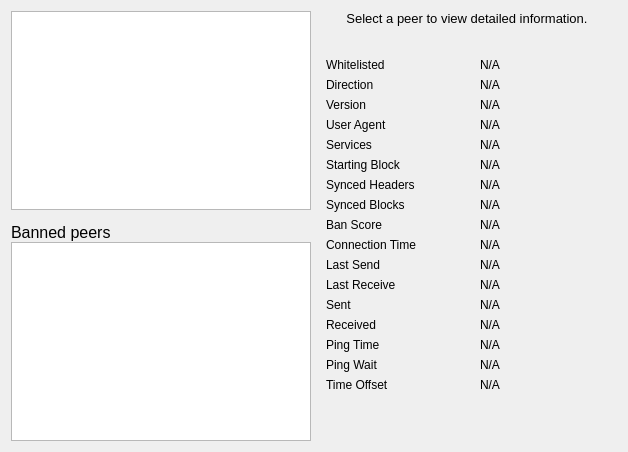
     <widget class="QWidget" name="tab_peers">
      <attribute name="title">
       <string>Peers</string>
      </attribute>
      <layout class="QGridLayout" name="gridLayout_2">
       <item row="0" column="0" rowspan="2">
        <layout class="QVBoxLayout" name="verticalLayout_101">
         <property name="spacing">
          <number>0</number>
         </property>
         <item>
          <widget class="QTableView" name="peerWidget">
           <property name="horizontalScrollBarPolicy">
            <enum>Qt::ScrollBarAsNeeded</enum>
           </property>
           <property name="tabKeyNavigation">
            <bool>false</bool>
           </property>
           <property name="sortingEnabled">
            <bool>true</bool>
           </property>
           <attribute name="horizontalHeaderHighlightSections">
            <bool>false</bool>
           </attribute>
          </widget>
         </item>
         <item>
          <widget class="QLabel" name="banHeading">
           <property name="sizePolicy">
            <sizepolicy hsizetype="Preferred" vsizetype="Minimum">
             <horstretch>0</horstretch>
             <verstretch>0</verstretch>
            </sizepolicy>
           </property>
           <property name="minimumSize">
            <size>
             <width>300</width>
             <height>32</height>
            </size>
           </property>
           <property name="maximumSize">
            <size>
             <width>16777215</width>
             <height>32</height>
            </size>
           </property>
           <property name="font">
            <font>
             <pointsize>12</pointsize>
            </font>
           </property>
           <property name="cursor">
            <cursorShape>IBeamCursor</cursorShape>
           </property>
           <property name="text">
            <string>Banned peers</string>
           </property>
           <property name="alignment">
            <set>Qt::AlignBottom|Qt::AlignLeading|Qt::AlignLeft</set>
           </property>
           <property name="wordWrap">
            <bool>true</bool>
           </property>
           <property name="textInteractionFlags">
            <set>Qt::NoTextInteraction</set>
           </property>
          </widget>
         </item>
         <item>
          <widget class="QTableView" name="banlistWidget">
           <property name="sizePolicy">
            <sizepolicy hsizetype="Expanding" vsizetype="Expanding">
             <horstretch>0</horstretch>
             <verstretch>0</verstretch>
            </sizepolicy>
           </property>
           <property name="horizontalScrollBarPolicy">
            <enum>Qt::ScrollBarAsNeeded</enum>
           </property>
           <property name="tabKeyNavigation">
            <bool>false</bool>
           </property>
           <property name="sortingEnabled">
            <bool>true</bool>
           </property>
           <attribute name="horizontalHeaderHighlightSections">
            <bool>false</bool>
           </attribute>
          </widget>
         </item>
        </layout>
       </item>
       <item row="0" column="1">
        <widget class="QLabel" name="peerHeading">
         <property name="sizePolicy">
          <sizepolicy hsizetype="Preferred" vsizetype="Minimum">
           <horstretch>0</horstretch>
           <verstretch>0</verstretch>
          </sizepolicy>
         </property>
         <property name="minimumSize">
          <size>
           <width>300</width>
           <height>32</height>
          </size>
         </property>
         <property name="font">
          <font>
           <pointsize>10</pointsize>
          </font>
         </property>
         <property name="cursor">
          <cursorShape>IBeamCursor</cursorShape>
         </property>
         <property name="text">
          <string>Select a peer to view detailed information.</string>
         </property>
         <property name="alignment">
          <set>Qt::AlignHCenter|Qt::AlignTop</set>
         </property>
         <property name="wordWrap">
          <bool>true</bool>
         </property>
         <property name="textInteractionFlags">
          <set>Qt::LinksAccessibleByMouse|Qt::TextSelectableByKeyboard|Qt::TextSelectableByMouse</set>
         </property>
        </widget>
       </item>
       <item row="1" column="1">
        <widget class="QWidget" name="detailWidget" native="true">
         <property name="minimumSize">
          <size>
           <width>300</width>
           <height>0</height>
          </size>
         </property>
         <layout class="QGridLayout" name="gridLayout_3">
          <item row="0" column="0">
           <widget class="QLabel" name="label_30">
            <property name="text">
             <string>Whitelisted</string>
            </property>
           </widget>
          </item>
          <item row="0" column="2">
           <widget class="QLabel" name="peerWhitelisted">
            <property name="cursor">
             <cursorShape>IBeamCursor</cursorShape>
            </property>
            <property name="text">
             <string>N/A</string>
            </property>
            <property name="textFormat">
             <enum>Qt::PlainText</enum>
            </property>
            <property name="textInteractionFlags">
             <set>Qt::LinksAccessibleByMouse|Qt::TextSelectableByKeyboard|Qt::TextSelectableByMouse</set>
            </property>
           </widget>
          </item>
          <item row="1" column="0">
           <widget class="QLabel" name="label_23">
            <property name="text">
             <string>Direction</string>
            </property>
           </widget>
          </item>
          <item row="1" column="2">
           <widget class="QLabel" name="peerDirection">
            <property name="cursor">
             <cursorShape>IBeamCursor</cursorShape>
            </property>
            <property name="text">
             <string>N/A</string>
            </property>
            <property name="textFormat">
             <enum>Qt::PlainText</enum>
            </property>
            <property name="textInteractionFlags">
             <set>Qt::LinksAccessibleByMouse|Qt::TextSelectableByKeyboard|Qt::TextSelectableByMouse</set>
            </property>
           </widget>
          </item>
          <item row="2" column="0">
           <widget class="QLabel" name="label_21">
            <property name="text">
             <string>Version</string>
            </property>
           </widget>
          </item>
          <item row="2" column="2">
           <widget class="QLabel" name="peerVersion">
            <property name="cursor">
             <cursorShape>IBeamCursor</cursorShape>
            </property>
            <property name="text">
             <string>N/A</string>
            </property>
            <property name="textFormat">
             <enum>Qt::PlainText</enum>
            </property>
            <property name="textInteractionFlags">
             <set>Qt::LinksAccessibleByMouse|Qt::TextSelectableByKeyboard|Qt::TextSelectableByMouse</set>
            </property>
           </widget>
          </item>
          <item row="3" column="0">
           <widget class="QLabel" name="label_28">
            <property name="text">
             <string>User Agent</string>
            </property>
           </widget>
          </item>
          <item row="3" column="2">
           <widget class="QLabel" name="peerSubversion">
            <property name="cursor">
             <cursorShape>IBeamCursor</cursorShape>
            </property>
            <property name="text">
             <string>N/A</string>
            </property>
            <property name="textFormat">
             <enum>Qt::PlainText</enum>
            </property>
            <property name="textInteractionFlags">
             <set>Qt::LinksAccessibleByMouse|Qt::TextSelectableByKeyboard|Qt::TextSelectableByMouse</set>
            </property>
           </widget>
          </item>
          <item row="4" column="0">
           <widget class="QLabel" name="label_4">
            <property name="text">
             <string>Services</string>
            </property>
           </widget>
          </item>
          <item row="4" column="2">
           <widget class="QLabel" name="peerServices">
            <property name="cursor">
             <cursorShape>IBeamCursor</cursorShape>
            </property>
            <property name="text">
             <string>N/A</string>
            </property>
            <property name="textFormat">
             <enum>Qt::PlainText</enum>
            </property>
            <property name="textInteractionFlags">
             <set>Qt::LinksAccessibleByMouse|Qt::TextSelectableByKeyboard|Qt::TextSelectableByMouse</set>
            </property>
           </widget>
          </item>
          <item row="5" column="0">
           <widget class="QLabel" name="label_29">
            <property name="text">
             <string>Starting Block</string>
            </property>
           </widget>
          </item>
          <item row="5" column="2">
           <widget class="QLabel" name="peerHeight">
            <property name="cursor">
             <cursorShape>IBeamCursor</cursorShape>
            </property>
            <property name="text">
             <string>N/A</string>
            </property>
            <property name="textFormat">
             <enum>Qt::PlainText</enum>
            </property>
            <property name="textInteractionFlags">
             <set>Qt::LinksAccessibleByMouse|Qt::TextSelectableByKeyboard|Qt::TextSelectableByMouse</set>
            </property>
           </widget>
          </item>
          <item row="6" column="0">
           <widget class="QLabel" name="label_27">
            <property name="text">
             <string>Synced Headers</string>
            </property>
           </widget>
          </item>
          <item row="6" column="2">
           <widget class="QLabel" name="peerSyncHeight">
            <property name="cursor">
             <cursorShape>IBeamCursor</cursorShape>
            </property>
            <property name="text">
             <string>N/A</string>
            </property>
            <property name="textFormat">
             <enum>Qt::PlainText</enum>
            </property>
            <property name="textInteractionFlags">
             <set>Qt::LinksAccessibleByMouse|Qt::TextSelectableByKeyboard|Qt::TextSelectableByMouse</set>
            </property>
           </widget>
          </item>
          <item row="7" column="0">
           <widget class="QLabel" name="label_25">
            <property name="text">
             <string>Synced Blocks</string>
            </property>
           </widget>
          </item>
          <item row="7" column="2">
           <widget class="QLabel" name="peerCommonHeight">
            <property name="cursor">
             <cursorShape>IBeamCursor</cursorShape>
            </property>
            <property name="text">
             <string>N/A</string>
            </property>
            <property name="textFormat">
             <enum>Qt::PlainText</enum>
            </property>
            <property name="textInteractionFlags">
             <set>Qt::LinksAccessibleByMouse|Qt::TextSelectableByKeyboard|Qt::TextSelectableByMouse</set>
            </property>
           </widget>
          </item>
          <item row="8" column="0">
           <widget class="QLabel" name="label_24">
            <property name="text">
             <string>Ban Score</string>
            </property>
           </widget>
          </item>
          <item row="8" column="2">
           <widget class="QLabel" name="peerBanScore">
            <property name="cursor">
             <cursorShape>IBeamCursor</cursorShape>
            </property>
            <property name="text">
             <string>N/A</string>
            </property>
            <property name="textFormat">
             <enum>Qt::PlainText</enum>
            </property>
            <property name="textInteractionFlags">
             <set>Qt::LinksAccessibleByMouse|Qt::TextSelectableByKeyboard|Qt::TextSelectableByMouse</set>
            </property>
           </widget>
          </item>
          <item row="9" column="0">
           <widget class="QLabel" name="label_22">
            <property name="text">
             <string>Connection Time</string>
            </property>
           </widget>
          </item>
          <item row="9" column="2">
           <widget class="QLabel" name="peerConnTime">
            <property name="cursor">
             <cursorShape>IBeamCursor</cursorShape>
            </property>
            <property name="text">
             <string>N/A</string>
            </property>
            <property name="textFormat">
             <enum>Qt::PlainText</enum>
            </property>
            <property name="textInteractionFlags">
             <set>Qt::LinksAccessibleByMouse|Qt::TextSelectableByKeyboard|Qt::TextSelectableByMouse</set>
            </property>
           </widget>
          </item>
          <item row="10" column="0">
           <widget class="QLabel" name="label_15">
            <property name="text">
             <string>Last Send</string>
            </property>
           </widget>
          </item>
          <item row="10" column="2">
           <widget class="QLabel" name="peerLastSend">
            <property name="cursor">
             <cursorShape>IBeamCursor</cursorShape>
            </property>
            <property name="text">
             <string>N/A</string>
            </property>
            <property name="textFormat">
             <enum>Qt::PlainText</enum>
            </property>
            <property name="textInteractionFlags">
             <set>Qt::LinksAccessibleByMouse|Qt::TextSelectableByKeyboard|Qt::TextSelectableByMouse</set>
            </property>
           </widget>
          </item>
          <item row="11" column="0">
           <widget class="QLabel" name="label_19">
            <property name="text">
             <string>Last Receive</string>
            </property>
           </widget>
          </item>
          <item row="11" column="2">
           <widget class="QLabel" name="peerLastRecv">
            <property name="cursor">
             <cursorShape>IBeamCursor</cursorShape>
            </property>
            <property name="text">
             <string>N/A</string>
            </property>
            <property name="textFormat">
             <enum>Qt::PlainText</enum>
            </property>
            <property name="textInteractionFlags">
             <set>Qt::LinksAccessibleByMouse|Qt::TextSelectableByKeyboard|Qt::TextSelectableByMouse</set>
            </property>
           </widget>
          </item>
          <item row="12" column="0">
           <widget class="QLabel" name="label_18">
            <property name="text">
             <string>Sent</string>
            </property>
           </widget>
          </item>
          <item row="12" column="2">
           <widget class="QLabel" name="peerBytesSent">
            <property name="cursor">
             <cursorShape>IBeamCursor</cursorShape>
            </property>
            <property name="text">
             <string>N/A</string>
            </property>
            <property name="textFormat">
             <enum>Qt::PlainText</enum>
            </property>
            <property name="textInteractionFlags">
             <set>Qt::LinksAccessibleByMouse|Qt::TextSelectableByKeyboard|Qt::TextSelectableByMouse</set>
            </property>
           </widget>
          </item>
          <item row="13" column="0">
           <widget class="QLabel" name="label_20">
            <property name="text">
             <string>Received</string>
            </property>
           </widget>
          </item>
          <item row="13" column="2">
           <widget class="QLabel" name="peerBytesRecv">
            <property name="cursor">
             <cursorShape>IBeamCursor</cursorShape>
            </property>
            <property name="text">
             <string>N/A</string>
            </property>
            <property name="textFormat">
             <enum>Qt::PlainText</enum>
            </property>
            <property name="textInteractionFlags">
             <set>Qt::LinksAccessibleByMouse|Qt::TextSelectableByKeyboard|Qt::TextSelectableByMouse</set>
            </property>
           </widget>
          </item>
          <item row="14" column="0">
           <widget class="QLabel" name="label_26">
            <property name="text">
             <string>Ping Time</string>
            </property>
           </widget>
          </item>
          <item row="14" column="2">
           <widget class="QLabel" name="peerPingTime">
            <property name="cursor">
             <cursorShape>IBeamCursor</cursorShape>
            </property>
            <property name="text">
             <string>N/A</string>
            </property>
            <property name="textFormat">
             <enum>Qt::PlainText</enum>
            </property>
            <property name="textInteractionFlags">
             <set>Qt::LinksAccessibleByMouse|Qt::TextSelectableByKeyboard|Qt::TextSelectableByMouse</set>
            </property>
           </widget>
          </item>
          <item row="15" column="0">
           <widget class="QLabel" name="peerPingWaitLabel">
            <property name="toolTip">
             <string>The duration of a currently outstanding ping.</string>
            </property>
            <property name="text">
             <string>Ping Wait</string>
            </property>
           </widget>
          </item>
          <item row="15" column="2">
           <widget class="QLabel" name="peerPingWait">
            <property name="cursor">
             <cursorShape>IBeamCursor</cursorShape>
            </property>
            <property name="text">
             <string>N/A</string>
            </property>
            <property name="textFormat">
             <enum>Qt::PlainText</enum>
            </property>
            <property name="textInteractionFlags">
             <set>Qt::LinksAccessibleByMouse|Qt::TextSelectableByKeyboard|Qt::TextSelectableByMouse</set>
            </property>
           </widget>
          </item>
          <item row="16" column="0">
           <widget class="QLabel" name="label_timeoffset">
            <property name="text">
             <string>Time Offset</string>
            </property>
           </widget>
          </item>
          <item row="16" column="2">
           <widget class="QLabel" name="timeoffset">
            <property name="cursor">
             <cursorShape>IBeamCursor</cursorShape>
            </property>
            <property name="text">
             <string>N/A</string>
            </property>
            <property name="textFormat">
             <enum>Qt::PlainText</enum>
            </property>
            <property name="textInteractionFlags">
             <set>Qt::LinksAccessibleByMouse|Qt::TextSelectableByKeyboard|Qt::TextSelectableByMouse</set>
            </property>
           </widget>
          </item>
          <item row="17" column="1">
           <spacer name="verticalSpacer_3">
            <property name="orientation">
             <enum>Qt::Vertical</enum>
            </property>
            <property name="sizeHint" stdset="0">
             <size>
              <width>20</width>
              <height>40</height>
             </size>
            </property>
           </spacer>
          </item>
         </layout>
        </widget>
       </item>
      </layout>
     </widget>
